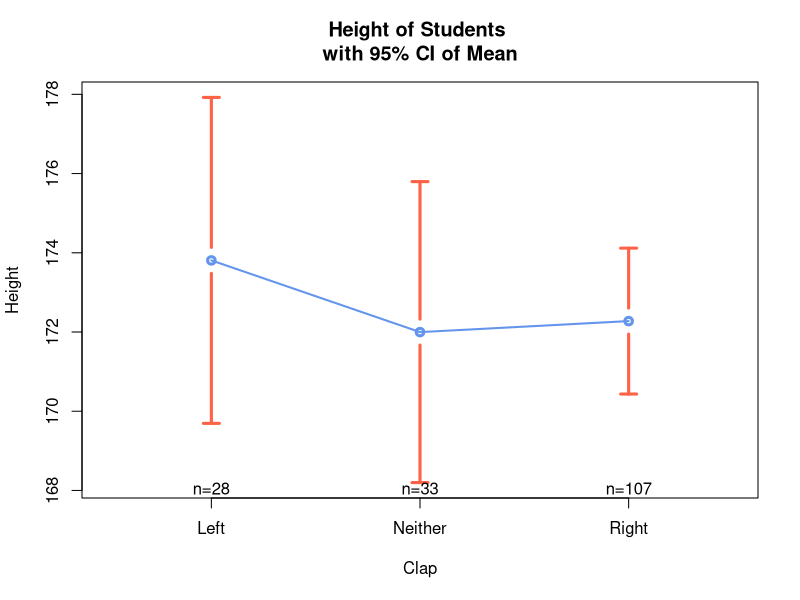
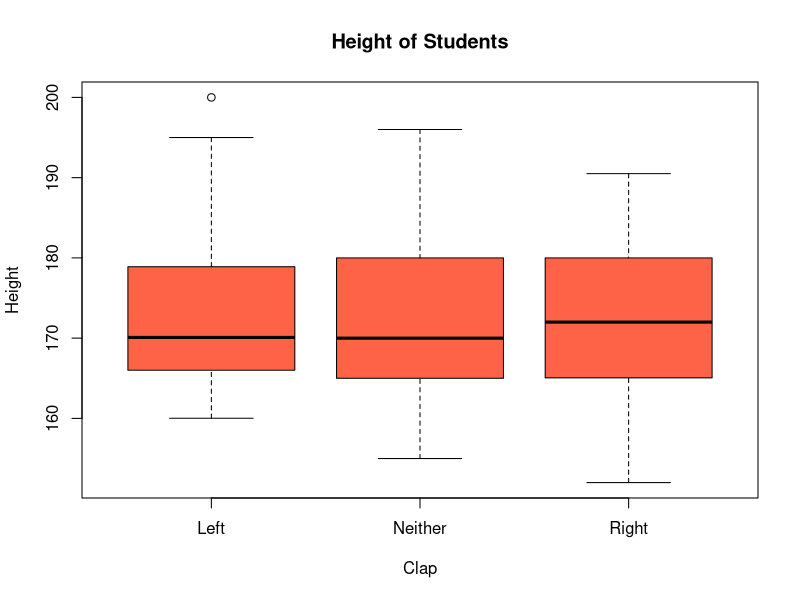
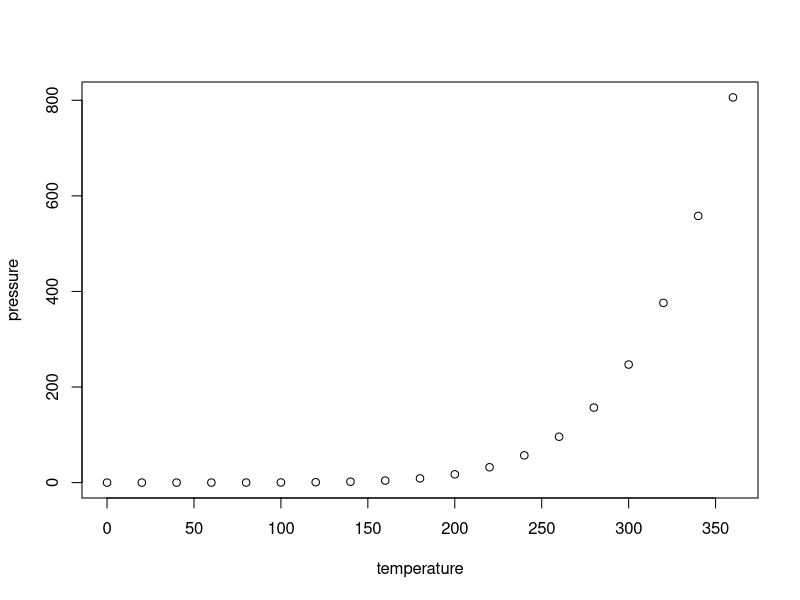

Recreate these plots in R, in order.
## ---- chunk 1
knitr::opts_chunk$set(echo = TRUE)
library(MASS)
df <- na.omit(survey)
str(df)
## ---- chunk 2
library(gplots)
plotmeans(Height~Clap ,data = df,
          barcol='tomato', barwidth=3, col='cornflowerblue', lwd=2,
          main='Height of Students \nwith 95% CI of Mean')
## ---- chunk 3
boxplot(Height~Clap ,data = df, col = 'tomato',
        main ='Height of Students')
## ---- chunk 4
plot(pressure)
